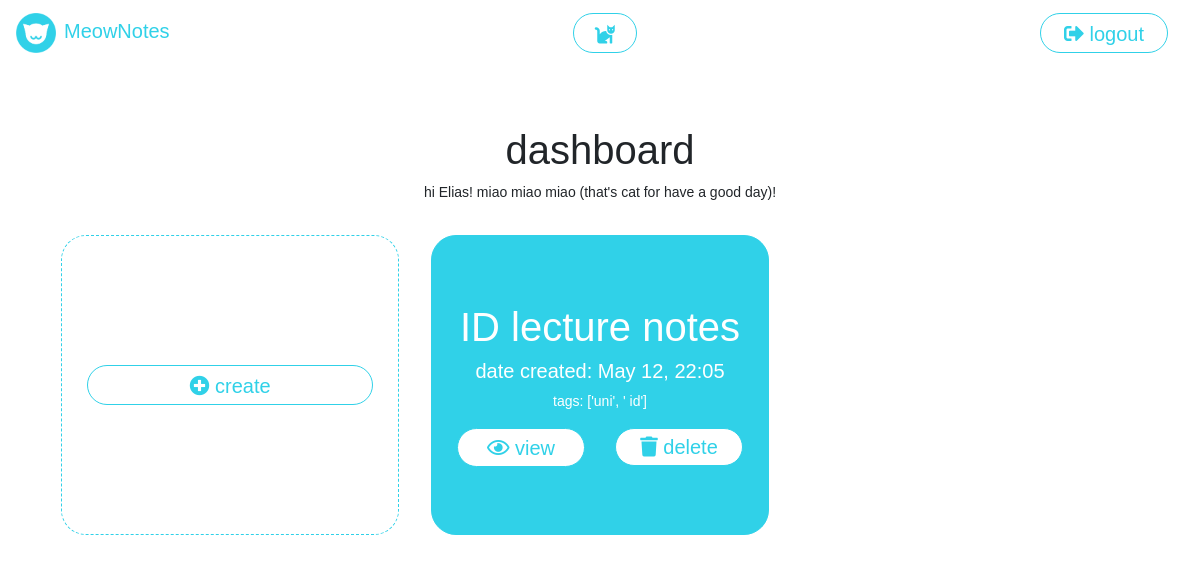
The page /dashboard (signed in) on the database as committed earlier.
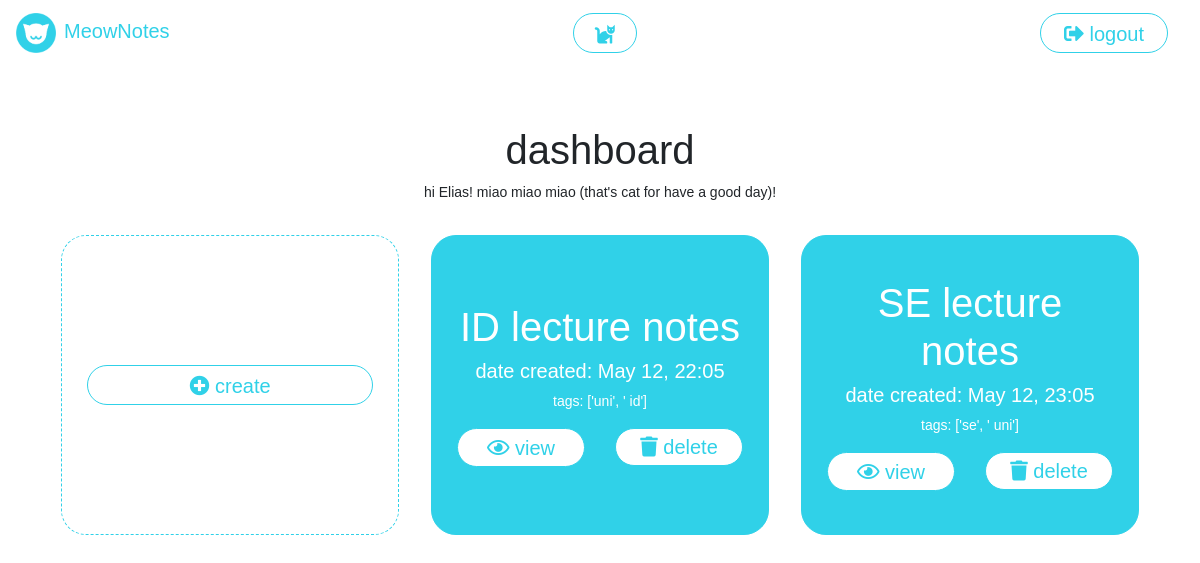
The same page on the database as committed later.
### tables this page shows
CREATE TABLE "notes" (
	"id"	INTEGER UNIQUE,
	"uid"	INTEGER NOT NULL,
	"date_created"	TEXT NOT NULL,
	"title"	TEXT NOT NULL,
	"tags"	TEXT,
	"content"	BLOB NOT NULL,
	PRIMARY KEY("id")
);

### __init__.py (the view)
@app.route("/dashboard")
def dashboard():
    if session.get("username") is not None:
        session_user = session.get("username")
        db_res = get_user_by_name(session_user)
        db_user = parse_user(db_res[0])
        uid = db_user["uid"]
        db_user_results = get_notes_by_user(uid)
        note_data = process_note_results(db_user_results)
        msg = create_welcome_message(session_user)
        return render_template("dashboard.html", msg=msg, menu_item="logout", data=note_data)
    else:
        return redirect("/")

### dbquery.py (called while the page is built)
def execute_select(query):
    conn = sqlite3.connect(MEOWNOTES_DB)
    cursor = conn.cursor()
    cursor.execute(query)
    result = cursor.fetchall()
    conn.close()
    return result

def get_user_by_name(username):
    query_input_items = [{"val": username, "cols": ["username"], "type": "exact", "condition": True}]
    query = prepare_query("GET_CONDITIONAL", "users", query_input_items)
    results = execute_select(query)
    return results

def get_notes_by_user(uid):
    query_input_items = [{"val": uid, "cols": ["uid"], "type": "exact", "condition": True}]
    query = prepare_query("GET_CONDITIONAL", "notes", query_input_items)
    results = execute_select(query)
    return results

def parse_user(db_result):
    result = {
        "uid": db_result[0],
        "username": db_result[1],
        "password": db_result[2]
    }
    return result

def parse_note(db_note):
    real_date = dateutil.parser.parse(db_note[2])
    result = {
        "note_id": db_note[0],
        "uid": db_note[1],
        "date_created": db_note[2],
        "ui_date": real_date.strftime('%b %d, %H:%m'),
        "title": db_note[3],
        "tags": db_note[4].split(","),
        "content": db_note[5],
    }
    return result

def process_note_results(db_notes):
    parsed_notes = []
    for db_note in db_notes:
        parsed_notes.append(parse_note(db_note))
    parsed_notes.sort(key=operator.itemgetter('date_created'))
    return parsed_notes

### utils.py (called while the page is built)
def format_value_for_db(value, cols, paramtype):
    if type(value) == int or "id" in cols:
        result = str(value)
    elif paramtype == "contains":
        result = "'%" + value + "%'"
    else:
        result = "'" + value + "'"
    return result

def create_welcome_message(username):
    general_greetings_list = ["hello", "hi", "welcome"]
    secondary_statement_list = ["hope you're having a great day!", "miao miao miao (that's cat for have a good day)!", "enjoy!", "good luck!", "happy writing!"]
    return random.choice(general_greetings_list) + " " + username.capitalize() + "! " + random.choice(secondary_statement_list)

### templates/dashboard.html (shortened to what this page needs)
<!DOCTYPE html>
<html lang="en" dir="ltr">
{% extends "meownotes.html" %}
  {% block head %}
  {{ super() }}
  {% endblock %}
  {% block content %}
  <div class="content main">
    <div class="row">
      <div class="col my-auto text-center">
        <div class="my-auto">
          <h1>dashboard</h1>
          {{msg}}
        </div>
      </div>
    </div>
    <div class="row dash-notes-row align-items-center">
      <div class="col-4 text-center dash-notes-col my-auto">
        <div class="dashboard-note-prompt card">
          <div class="card-contents my-auto">
            <div class="row">
              <div class="col">
                <div class="meownotes-button meownotes-link my-auto meownotes-go-accent">
                  <span class="align-middle">
                    <a href="{{ url_for('create') }}">
                      <i class="fas fa-plus-circle"></i> create
                    </a>
                  </span>
                </div>
              </div>
            </div>
          </div>
        </div>
      </div>
      {% for note in data %}
      <div class="col-4 text-center dash-notes-col my-auto">
        <div class="dashboard-note card">
          <div class="card-contents my-auto">
            <div class="row">
              <div class="col">
                <h1>{{ note['title'] }}</h1>
              </div>
            </div>
            <div class="row">
              <div class="col">
                <h5>date created: {{ note['ui_date'] }}</h5>
              </div>
            </div>
            <div class="row">
              <div class="col">
                <p>tags: {{ note['tags'] }}</p>
              </div>
            </div>
            <div class="row">
              <div class="col-6">
                <div class="meownotes-button meownotes-link my-auto">
                  <span class="align-middle">
                    <a href="{{ url_for('view', id=note['note_id']) }}"><i class="far fa-eye"></i> view</a>
                  </span>
                </div>
              </div>
              <div class="col-6">
                <form method="POST" action="/delete">
                  <button class="meownotes-button meownotes-link btn btn-med btn-primary btn-block meownotes-bg-warning"
                    type="submit"><i class="fas fa-trash"></i> delete</button>
                </form>
              </div>
            </div>
          </div>
        </div>
      </div>
      {% endfor %}
    </div>
  </div>
  {% endblock %}

### templates/meownotes.html (shortened to what this page needs)
<!DOCTYPE html>
<html lang="en" dir="ltr">
<head>
    {% block head %}
    <link rel="stylesheet" href="{{ url_for('static', filename='css/fonts.css') }}">
    <link rel="stylesheet" href="{{ url_for('static', filename='css/bootstrap-4.3.1/bootstrap.min.css') }}">
    <link rel="stylesheet" href="{{ url_for('static', filename='css/main.css') }}">
    <link rel="stylesheet" href="https://use.fontawesome.com/releases/v5.8.1/css/all.css"
>
    {% endblock %}
</head>
<body>
    <nav class="navbar navbar-dark bg-dark">
        <a class="navbar-brand" href="{{ url_for('landing') }}"><img
                src="{{ url_for('static', filename='img/logo.png') }}"
                style="max-width:40px;margin-right:0.5rem;">MeowNotes</a>
        <div class="meownotes-button meownotes-link"
            style="width:4rem;line-height:1.2;margin-left:1rem;margin-right:1rem;">
            <span class="align-middle">
                <a href="{{ url_for('cat') }}"><i class="fas fa-cat"></i></a>
            </span>
        </div>
        <div class="meownotes-button meownotes-link"
        style="width:8rem;line-height:1.2;margin-left:1rem;margin-right:1rem;">
        <span class="align-middle">
            {% if menu_item == 'logout' %}
            <a href="{{ url_for('logout') }}"><i class="fas fa-sign-out-alt"></i> {{menu_item}}</a>
            {% else %}
            <a href="{{ url_for('landing') }}"><i class="fas fa-sign-in-alt"></i> {{menu_item}}</a>
            {% endif %}
        </span>
    </div>
    </nav>
    {% block content %}
    {% endblock %}
</body>
</html>

### static/css/main.css (style rules this page uses)
body { font-family: "Montserrat", sans-serif; font-size: 14px; }
a { text-decoration: none !important; }
h1 { font-weight: 500; }
:root { --meownotes-blue: #30D1E8; --meownotes-light: #FFFFFF; --meownotes-yellow: #FFB20F; --meownotes-red: #EA526F; }
.navbar.navbar-dark.bg-dark, .navbar .navbar-brand { background-color: var(--meownotes-light) !important; color: var(--meownotes-blue) !important; }
.meownotes-button { line-height: 1.2; font-size: 1.25rem; text-align: center; padding: .375rem .75rem; border-radius: 25px; background-color: var(--meownotes-light); color: var(--meownotes-blue); border: 1px solid var(--meownotes-blue); }
.meownotes-link { padding: .375rem .75rem; width: 100%; margin: auto; display: inline-table; }
.meownotes-link>span, .meownotes-link>span>a { color: var(--meownotes-blue); }
.main { padding: 60px; height: calc(100vh - 56px); }
.dash-notes-row { height: 100%; }
.dash-notes-col { padding: 1rem; margin-top: 1rem !important; }
.dash-notes-col { height: 325px; }
.dashboard-note-prompt, .dashboard-note { height: 300px; border-radius: 25px; padding-left: 25px; padding-right: 25px; }
.dashboard-note-prompt { background-color: #ffffff; border: 1px dashed #30D1E8; color: #30D1E8; }
.dashboard-note { background-color: #30D1E8; border: 1px solid #30D1E8; color: #ffffff; }

Rows that differ between the two databases and show on the page:
added notes: title "SE lecture notes", ui_date "May 12, 23:05", tags "['se', ' uni']"
